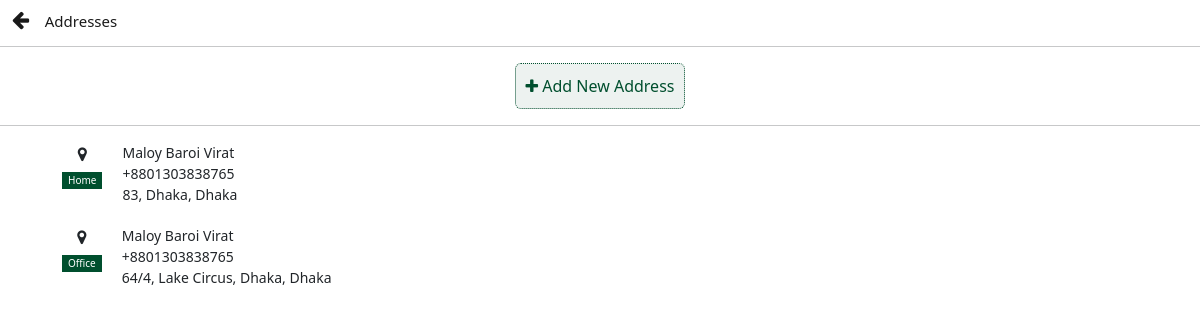
The app's page /choose-location/ (signed in) with its own data.
### App_auth/models.py (models this page shows, shortened)
class DeliveryAddressModel(models.Model):
    user = models.ForeignKey(User, on_delete=models.DO_NOTHING, related_name='delivery_address_of_user')
    city = models.CharField(max_length=100)
    area = models.CharField(max_length=100)
    house_address = models.TextField()
    address_type = models.CharField(choices=address_type_, max_length=12)
    def __str__(self):
        return f"{self.house_address}, {self.area}, {self.city}"

class ProfileModel(models.Model):
    user = models.ForeignKey(User, on_delete=models.DO_NOTHING, related_name='customer')
    fullName = models.CharField(max_length=100)
    phone_number = models.CharField(max_length=14, unique=True)
    profile_picture = models.ImageField(upload_to='customers_picture/')
    paymentID = models.CharField(max_length=50, unique=True)
    created_date = models.DateTimeField(auto_now_add=True)

### App_main/views.py (the view)
# urls.py: path('choose-location/', choose_location, name='choose-location'),
def choose_location(request):
    delivery_addresses = DeliveryAddressModel.objects.filter(user=request.user)
    try:
        profile = ProfileModel.objects.get(user=request.user)
    except:
        return HttpResponseRedirect(reverse('App_auth:profile-view'))
    content = {
        'delivery_addresses': delivery_addresses,
        'profile': profile
    }
    return render(request, 'App_main/choose_location.html', context=content)

### templates/App_main/choose_location.html (shortened to what this page needs)
<!doctype html>
<html lang="en">
<head>
    <link href="https://cdn.jsdelivr.net/npm/bootstrap@5.2.0-beta1/dist/css/bootstrap.min.css" rel="stylesheet"
>
    <link rel="stylesheet" href="https://cdnjs.cloudflare.com/ajax/libs/font-awesome/4.7.0/css/font-awesome.min.css">
</head>
<body>
<nav class="navbar navbar-light bg-white" style="padding: 0;">
    <div class="container-fluid" style="height: 30px;">
        <a class="navbar-brand" href="{% url 'App_main:home' %}">
            <i class="fa fa-arrow-left" style="font-weight: 300"></i>
            <small style="font-size: 15px; font-weight: 500;">Addresses</small>
        </a>
    </div>
</nav>
<hr>
<div class="container text-center">
    <button class="btn add-address-btn" onclick="window.location.href='{% url "App_main:add-locations" %}'">
        <i class="fa fa-plus"></i>
        Add New Address
    </button>
</div>
<hr>
<div class="container">
    {% for delivery_address in delivery_addresses %}
        <div class="address-container">
            <div class="left-side">
                <i class="fa fa-map-marker"></i> <br>
                <button>{{ delivery_address.address_type }}</button>
            </div>
            <div>
                <p>{{ profile.fullName }}</p>
                <p>{{ profile.phone_number }}</p>
                <p>{{ delivery_address }}</p>
            </div>
        </div>
    {% endfor %}
</div>
</body>
</html>

### templates/App_main/choose_location.html (style rules this page uses)
.add-address-btn { padding: 10px; color: #004f2e; border: 1px dotted #004f2e; background-color: rgba(0, 79, 46, 0.07); }
.address-container { display: flex; margin-bottom: 20px; }
.address-container div.left-side { margin: 0 20px 0; text-align: center; }
.address-container button { background-color: #004f2e; color: white; border: none; font-size: 10px; }
.address-container p { margin-bottom: 0; font-size: 14px; }

### records on screen
DeliveryAddressModel: address_type "Home", house_address+area+city "83, Dhaka, Dhaka"
ProfileModel: fullName "Maloy Baroi Virat", phone_number "+8801303838765"
DeliveryAddressModel: address_type "Office", house_address+area+city "64/4, Lake Circus, Dhaka, Dhaka"
